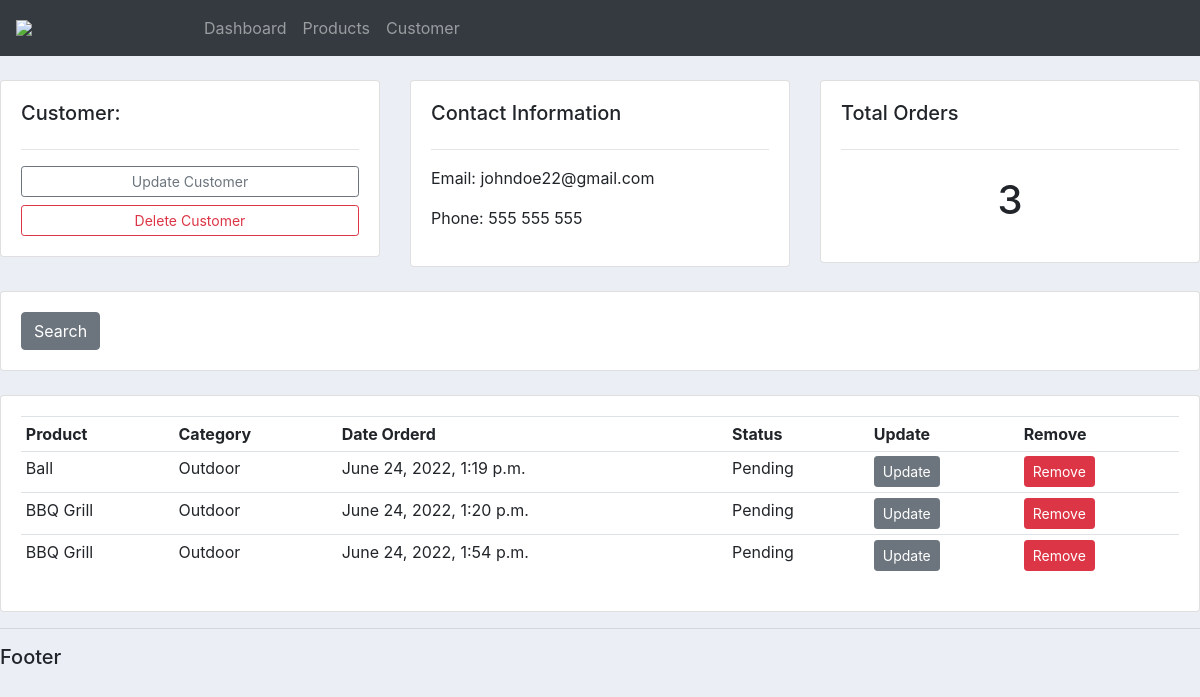
Screenshot of /customer/1 with the database file from the repository.
### accounts/models.py (models this page shows, shortened)
class Customer(models.Model):
    name = models.CharField(max_length=200, null=True)
    phone = models.CharField(max_length=200, null=True)
    email = models.CharField(max_length=200, null=True)
    date_created = models.DateTimeField(auto_now_add=True, null=True)

class Order(models.Model):
    STATUS = (
        ('Pending', 'Pending'),
        ('Out for delivery', 'Out for delivery'),
        ('Delivered', 'Delivered'),
    )
    customer = models.ForeignKey(Customer, null=True, on_delete=models.SET_NULL)
    product = models.ForeignKey(Product, null=True, on_delete=models.SET_NULL)
    date_created = models.DateTimeField(auto_now_add=True, null=True)
    status = models.CharField(max_length=200, null=True, choices=STATUS)

class Product(models.Model):
    CATEGORY = (
        ('Indoor', 'Indoor'),
        ('Outdoor', 'Outdoor'),
        )
    name = models.CharField(max_length=200, null=True)
    price = models.FloatField(null=True)
    category = models.CharField(max_length=200, null=True, choices=CATEGORY)
    description = models.CharField(max_length=200, null=True, blank=True)
    date_created = models.DateTimeField(auto_now_add=True, null=True)
    tags = models.ManyToManyField(Tag)
    def __str__(self):
        return self.name

### accounts/views.py (the view)
# urls.py: path('customer/<str:pk_test>', views.customer, name="customer"),
def customer(request, pk_test):
    customer = Customer.objects.get(id=pk_test)
    orders = customer.order_set.all()
    order_count = orders.count()
    context = {
        'customer': customer,
        'orders': orders,
        'order_count': order_count,
    }
    return render(request, 'accounts/customer.html', context)

### accounts/templates/accounts/customer.html
{%  extends 'accounts/main.html' %}
{% block content %}
	<br>
<div class="row">
	<div class="col-md">
		<div class="card card-body">
			<h5>Customer:</h5>
			<hr>
			<a class="btn btn-outline-secondary  btn-sm btn-block" href="">Update Customer</a>
			<a class="btn btn-outline-danger  btn-sm btn-block" href="">Delete Customer</a>
		</div>
	</div>
	<div class="col-md">
		<div class="card card-body">
			<h5>Contact Information</h5>
			<hr>
			<p>Email: {{ customer.email }}</p>
			<p>Phone: {{ customer.phone }}</p>
		</div>
	</div>
	<div class="col-md">
		<div class="card card-body">
			<h5>Total Orders</h5>
			<hr>
			<h1 style="text-align: center;padding: 10px">{{ order_count }}</h1>
		</div>
	</div>
</div>
<br>
<div class="row">
	<div class="col">
		<div class="card card-body">
			<form method="get">
		    <button class="btn btn-secondary" type="submit">Search</button>
		  </form>
		</div>
	</div>
</div>
<br>
<div class="row">
	<div class="col-md">
		<div class="card card-body">
			<table class="table table-sm">
				<tr>
					<th>Product</th>
					<th>Category</th>
					<th>Date Orderd</th>
					<th>Status</th>
					<th>Update</th>
					<th>Remove</th>
				</tr>
				{% for order in orders %}
				<tr>
					<td>{{order.product}}</td>
					<td>{{order.product.category}}</td>
					<td>{{order.date_created}}</td>
					<td>{{order.status}}</td>
					<td><a class="btn btn-sm btn-secondary" href="">Update</a></td>
					<td><a class="btn btn-sm btn-danger" href="">Remove</a></td>
				</tr>
				{% endfor %}
			</table>
		</div>
	</div>
</div>
{% endblock %}

### static/css/main.css (style rules this page uses)
body { background-color: #ebeff5; }

### rows the page displays
Customer: email "johndoe22@gmail.com", phone "555 555 555"
Order: product "Ball", product.category "Outdoor", date_created "June 24, 2022, 1:19 p.m.", status "Pending"
Order: product "BBQ Grill", product.category "Outdoor", date_created "June 24, 2022, 1:20 p.m.", status "Pending"
Order: product "BBQ Grill", product.category "Outdoor", date_created "June 24, 2022, 1:54 p.m.", status "Pending"

### other values shown
{{ order_count }} "3"
